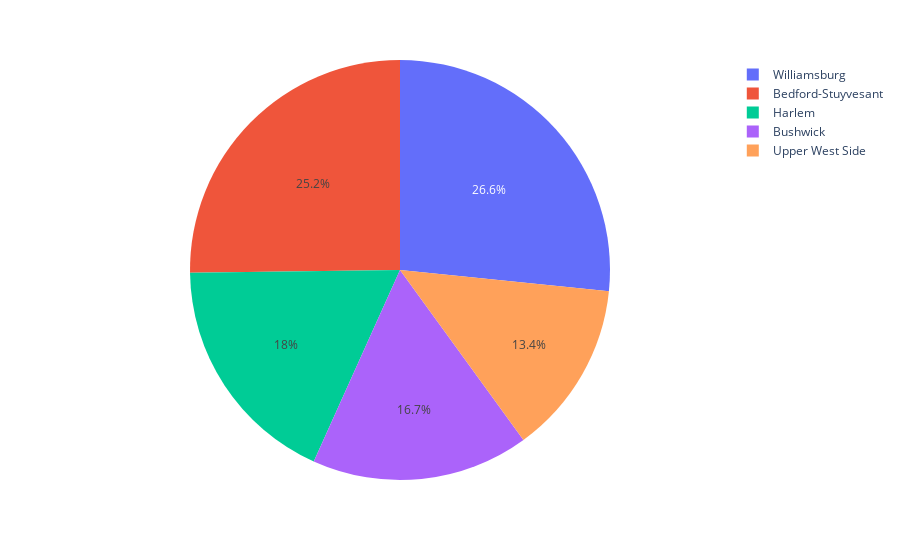

Notebook cell for this chart:
### Code cell
fig = px.pie(df3, values='Count', names='neighbourhood')
fig.show()

### Figure 1 — Plotly figure (JSON) as saved in the notebook; plotly's stock layout.template omitted (floating-point values rounded to 4 significant figures)
{"data": [{"domain": {"x": [0, 1], "y": [0, 1]}, "hoverlabel": {"namelength": 0}, "hovertemplate": "neighbourhood=%{label}<br>Count=%{value}", "labels": ["Williamsburg", "Bedford-Stuyvesant", "Harlem", "Bushwick", "Upper West Side"], "legendgroup": "", "name": "", "showlegend": true, "type": "pie", "values": [3920, 3714, 2658, 2465, 1971]}], "layout": {"legend": {"tracegroupgap": 0}, "margin": {"t": 60}}}
